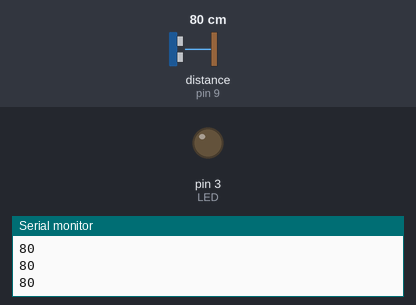
A sketch run on a simulated Arduino Uno, built with avr-gcc and run on an emulated ATmega328P. On the bench: output pins drawn as LEDs (lit = HIGH), the last lines printed to the serial monitor. Wiring (inferred from the names in the program): ultrasonic range finder: trigger pin 10; echo pin 9. Dashed ring = blinking. The inputs (shaded band) are chosen by the test bench; at power-on: distance to the obstacle (sensor on pin 9) 80 cm. The echo pulse lasts 58.3 µs per cm; pins used as bus, display or sensor lines are not drawn.

Above: at 1.2 s.
1.3 s: distance to the obstacle (sensor on pin 9) set to 34 cm
2.8 s: distance to the obstacle (sensor on pin 9) set to 29 cm
At 3.16 s:
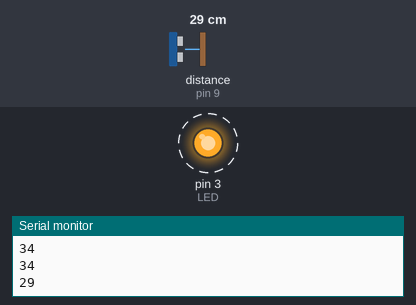
5.8 s: distance to the obstacle (sensor on pin 9) set to 35 cm
At 7.0 s:
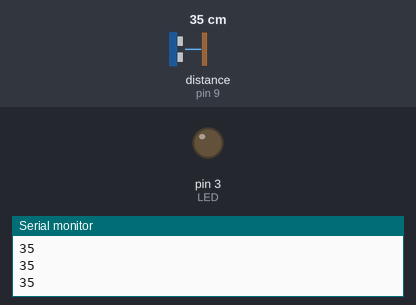
7.3 s: distance to the obstacle (sensor on pin 9) set to 2 cm
At 7.89 s:
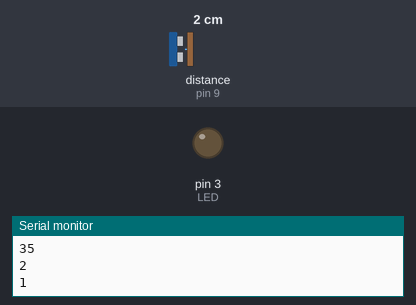
Timing chart, 0 to 10.3 s (numbered marks = the images above; inputs shaded):
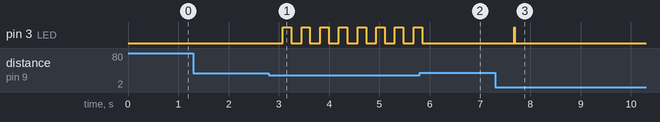

Measured:
- the behaviour switches between 31 and 30 cm on distance to the obstacle (sensor on pin 9) (found by bisection; images 0 and 1)
- after the input at 2.8 s, pin 3 (LED): alternates HIGH for 0.17 s and LOW for 0.20 s, starting after 0.27 s
- after the input at 5.8 s, pin 3 (LED): goes on until 5.8 s, then stays LOW
- after the input at 7.3 s, pin 3 (LED): LOW → HIGH after 0.38 s, → LOW 0.01 s later

The sketch:

sensorDistancia.ino
```cpp
int TRIG = 10;
int ECO = 9;
int LED = 3;
int DURACION;
int DISTANCIA;


void setup() {
  pinMode(TRIG, OUTPUT);
  pinMode(ECO, INPUT);
  pinMode(LED, OUTPUT);
  Serial.begin(9600); //comunicacion por usb con el pc, donde 9600 es la velocidad (bit/sec) de la conexion
}

void loop() {
  digitalWrite(TRIG, HIGH);//emite sonido
  delay(1);
  digitalWrite(TRIG, LOW);//deja de emitir
  DURACION = pulseIn(ECO, HIGH); //justo al apagarse TRIG, pulseIn empieza a escuchar y devuelve la duracion del rebote.
  DISTANCIA = DURACION / 58.2; //58.2 es un valor especificado por el fabricante del sensor.
  Serial.println(DISTANCIA);
  delay(200);

  if(DISTANCIA <= 30 && DISTANCIA >=0){
      digitalWrite(LED, HIGH);
      delay(DISTANCIA*6);
      digitalWrite(LED, LOW);
    }
}
```
